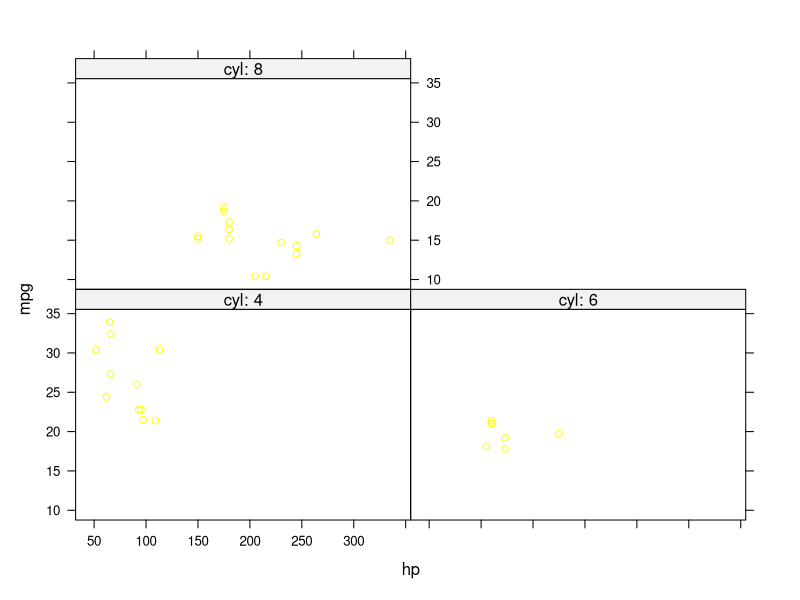

Here is the R script that generated this plot:
# author: KG
# project: github tutorial
# ---

# script purpose: make mtcars plots
# ---

# load libraries:
  library(lattice)
# ---

# load data:
  data <- mtcars #dataset to play with
# --
  
# Figure description: miles per gallon by horse power per number of cylinders:
# ---

  xyplot(mpg ~ hp | factor(paste('cyl:',cyl)),
         data = mtcars,
         col = "yellow")

# --- end-of-script --- 